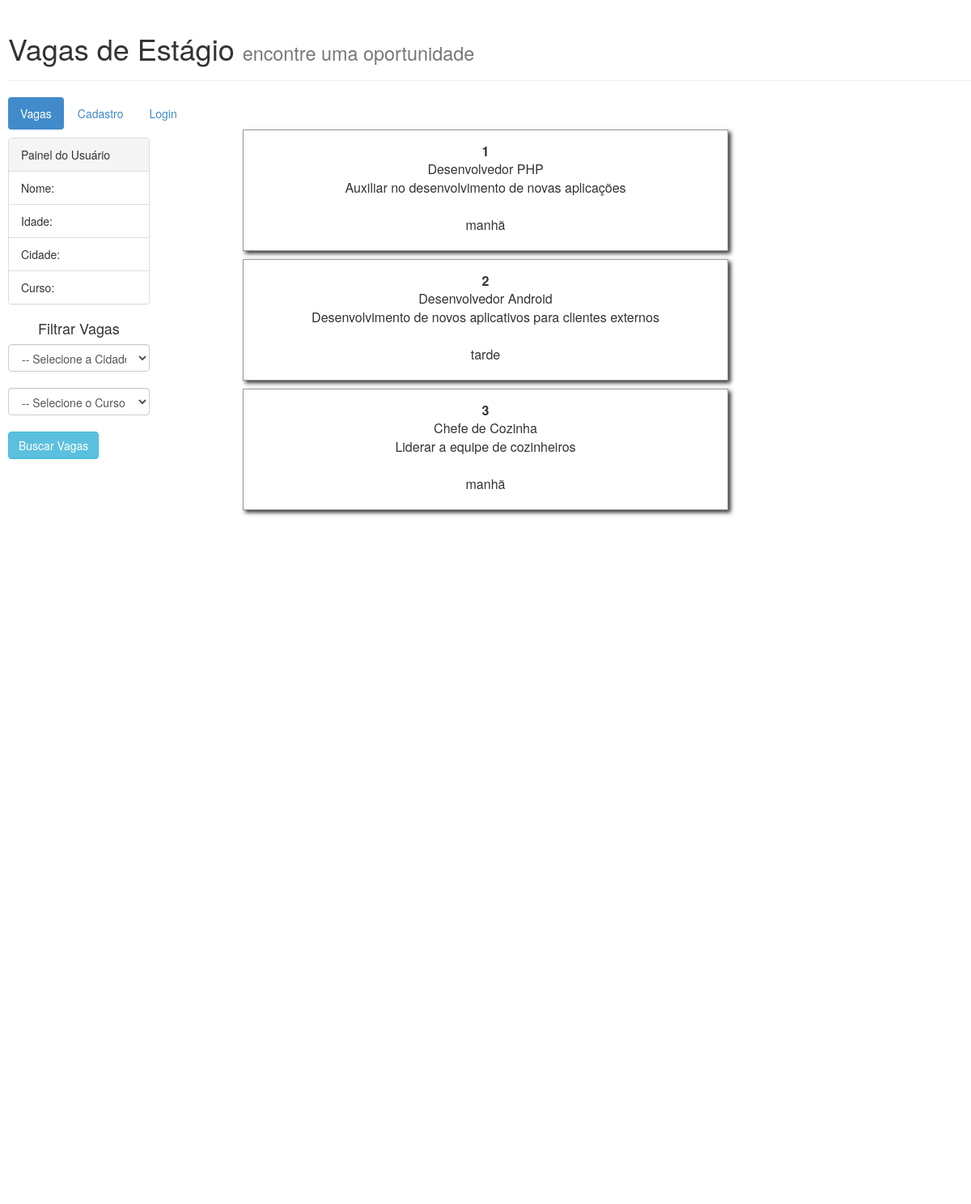
The app's page /, older data.
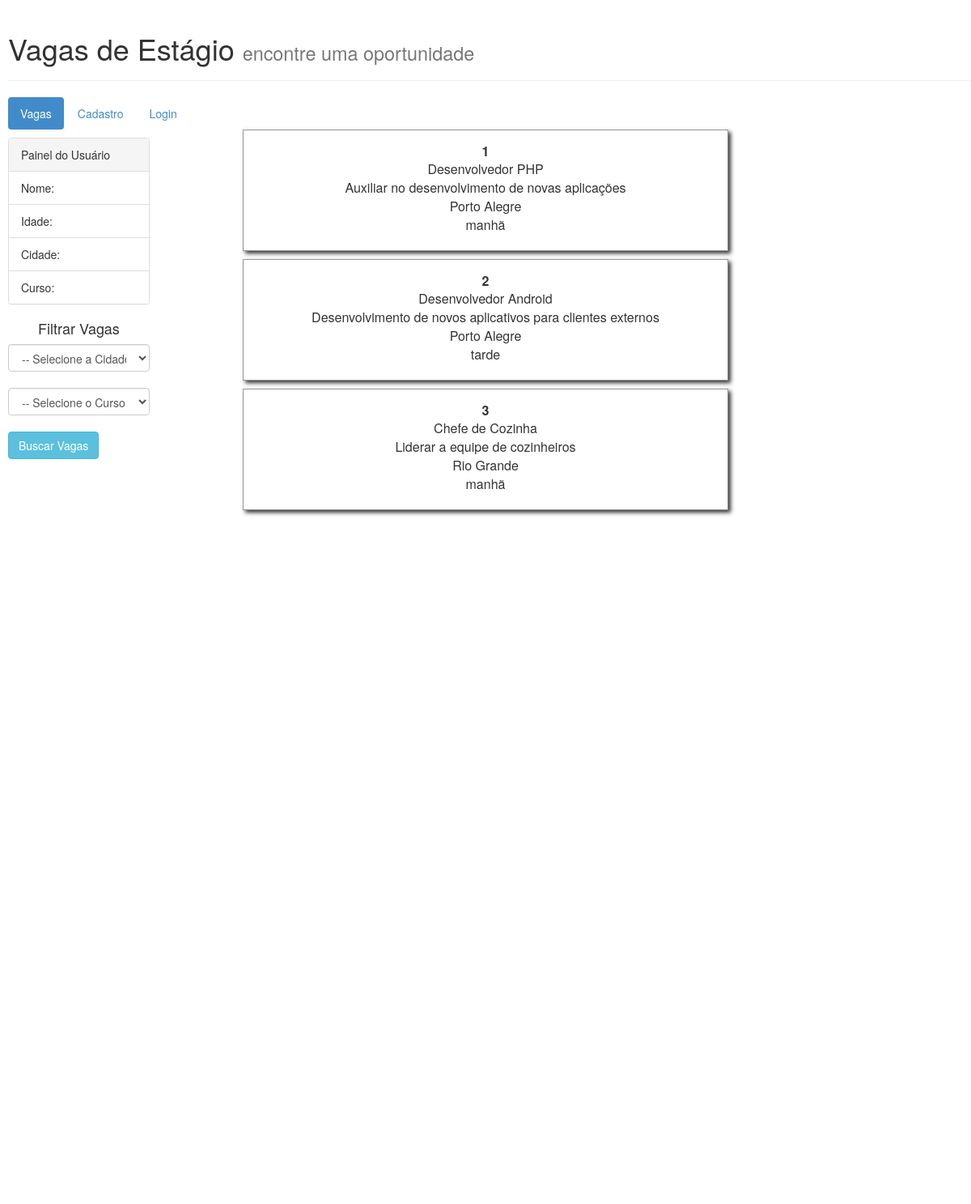
The same page, newer data.
### tables this page shows
CREATE TABLE IF NOT EXISTS `vagas` (
  `idVaga` int(11) NOT NULL AUTO_INCREMENT,
  `nome` varchar(50) NOT NULL,
  `descricao` text NOT NULL,
  `cidades_idCidade` int(11) NOT NULL,
  `cursos_idCurso` int(11) NOT NULL,
  `status` tinyint(1) NOT NULL,
  `turno` varchar(10) NOT NULL,
  `publico` tinyint(1) NOT NULL DEFAULT '0',
  PRIMARY KEY (`idVaga`),
  KEY `fk_vagas_cidades_idx` (`cidades_idCidade`),
  KEY `fk_vagas_cursos1_idx` (`cursos_idCurso`)
);

CREATE TABLE IF NOT EXISTS `cidades` (
  `idCidade` int(11) NOT NULL AUTO_INCREMENT,
  `municipio` varchar(50) NOT NULL,
  PRIMARY KEY (`idCidade`)
);

### index.php (the view, shortened to what this page needs)
<!DOCTYPE html>
<html>
	<head>
		<html xmlns="http://www.w3.org/1999/xhtml" lang="pt-br" xml:lang="pt-br">
		<link href="bootstrap/css/bootstrap.css" rel="stylesheet">
		<link href="estilos/geral.css" rel="stylesheet">
	</head>
	<body>
		<header>
			<div class="page-header">
  				<h1>Vagas de Estágio <small>encontre uma oportunidade</small></h1>
			</div>
			<div class="menus">
				<ul class="nav nav-pills">
					<li class="active"><a href="index.php">Vagas</a></li>
  					<li><a href="cadastro.html">Cadastro</a></li>
  					<li><a href="login.html">Login</a></li>
				</ul>
			</div>
		</header>
		<main>
			<section id="dados">
				<article>
					<div class="row">
					<div class="col-md-2" id="dadosusuario">
						<div class="panel panel-default">
						  <div class="panel-heading">Painel do Usuário</div>
						  <ul class="list-group">
							<li class="list-group-item">Nome: </li>
							<li class="list-group-item">Idade: </li>
							<li class="list-group-item">Cidade: </li>
							<li class="list-group-item">Curso: </li>
						  </ul>
						</div>
					<div>
						<?php
							include_once "classeBD.php";
						?>
						<form action="filtrarvagas.php" method="post">
							<h4>Filtrar Vagas</h4>
							<select name="cidade" id="label-cidade" class="form-control">
								<option value="0">-- Selecione a Cidade --</option>
							</select>
							<br>
							<select name="curso" id="label-cidade" class="form-control">
								<option value="0">-- Selecione o Curso --</option>
							</select>
							<br>
							<input type="submit" class="btn btn-info" name="buscar" id="buscar" value="Buscar Vagas" />
							<br><br><br>
						</form>
					</div>
					</div>
					<div class="vagas">
						<?php
						include_once "classeBD.php";
						$bd = new FuncoesBD();
						$bd -> conectar();
						$bd -> getVagas();
						?>
					</div>
					<div class="col-md-4"><br><br><br><br><br><br><br><br><br><br><br><br><br><br><br><br>
						<br><br><br><br><br><br><br><br><br><br><br><br><br><br><br><br><br><br><br><br><br><br><br><br><br></div>
					</div>
				</article>
			</section>
		</main>
		<footer>
		<br><br>
		</footer>
	</body>
</html>

### classeBD.php (shortened to what this page needs)
<?php
	class FuncoesBD{
		private $conexao;
		function conectar(){
			$this->conexao = mysqli_connect("localhost", "root", "") or die ("Falha na conexão com o Banco de Dados");
			mysqli_select_db($this->conexao, "vagasweb") or die("Banco não encontrado");
			mysqli_set_charset($this->conexao, "utf8");
		}
		function getVagas(){
			$consulta = "SELECT vagas.idVaga, vagas.nome, vagas.descricao, vagas.cidades_idCidade, vagas.turno, cidades.municipio FROM vagas
						 INNER JOIN cidades
						 ON vagas.cidades_idCidade = cidades.idCidade";
			$resultado = mysqli_query($this->conexao, $consulta) or die ("Erro ao encontrar vagas");
			$this->displayVagas($resultado);
		}
		function displayVagas($resultado){
			while($registro=mysqli_fetch_array($resultado)){
				echo "<div class='dtl-vagas'>";
				echo "<div class='codigo-vaga'>".$registro['idVaga']."<br></div>";
				echo $registro['nome']."<br>";
				echo $registro['descricao']."<br>";
				echo $registro['municipio']."<br>";
				echo $registro['turno']."<br><br><br>";
				echo "</div>";
			}
		}
	}
?>

Row changes from the older to the newer data that the page shows:
changed through a linked row, vagas "Desenvolvedor PHP": cidades_idCidade.municipio (not shown) → "Porto Alegre"
changed through a linked row, vagas "Desenvolvedor Android": cidades_idCidade.municipio (not shown) → "Porto Alegre"
changed through a linked row, vagas "Chefe de Cozinha": cidades_idCidade.municipio (not shown) → "Rio Grande"
